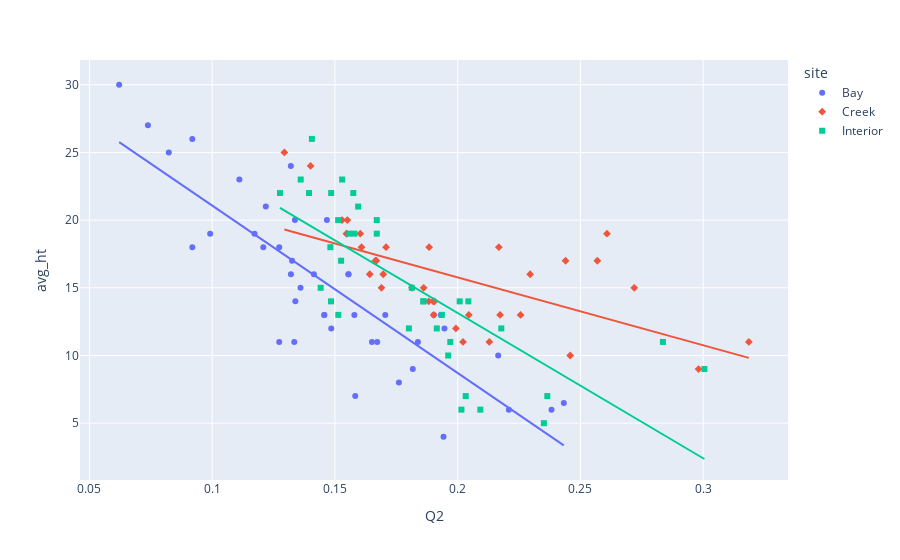

The notebook cell this image was saved under:
### Markdown cell above
## EDA and Scatterplots

### Code cell
fig = px.scatter(df_res, x='Q2', y='avg_ht', trendline='ols', symbol='site', color='site')
fig.show()
